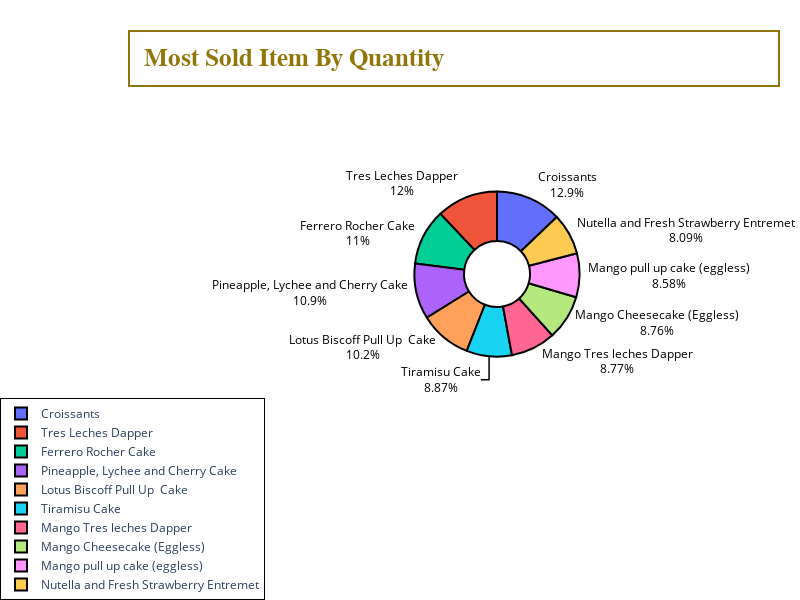

The notebook cell saved with this chart:
### Markdown cell above
### What share of total quantity is contributed by top 10 items?

### Code cell
items = ndf.groupby("Product_name")["Quantity"].sum().reset_index().sort_values(by = "Quantity", ascending = False).head(10)
fig = px.pie(items, values = "Quantity", names = "Product_name", color = 'Quantity', hole = 0.4)
fig.update_traces(textinfo = "percent+label", textposition = 'outside', textfont = dict(color = 'black'),domain=dict(x=[0.15, 0.85], y=[0, 1]),
    marker = dict(
    line = dict(color = "black", width = 2)
))
fig.update_layout(
    height = 600,
    width = 800,
    margin = {'t':0,'l':0,'r':0,'b':0},
        legend=dict(
        orientation="v",        
        yanchor="bottom",
        y=-0.5,                  
        xanchor="center",
        x=-1.05,                 
        bgcolor="white",       
        bordercolor="black",
        borderwidth=1
    ),
    annotations = [
        dict(
            text="Most Sold Item By Quantity",
            x=1.7,
            y=1.25,
            xref="paper",
            yref="paper",
            font=dict(size=25, family="Arial", color="#91770A",weight = "bold"),
            showarrow=False,
            bgcolor="white",
            bordercolor="#91770A", 
            borderwidth=2,
            borderpad=14,
            width = 620,
            align = "left",
        )
    ]
)
fig.show()

### Figure 1 — Plotly figure (JSON) as saved in the notebook; plotly's stock layout.template omitted (floating-point values rounded to 4 significant figures)
{"data": [{"customdata": [[1517.0], [1415.0], [1290.0], [1284.0], [1196.0], [1045.0], [1033.0], [1032.0], [1010.0], [953.0]], "domain": {"x": [0.15, 0.85], "y": [0, 1]}, "hole": 0.4, "hovertemplate": "Product_name=%{label}<br>Quantity=%{customdata[0]}<extra></extra>", "labels": ["Croissants", "Tres Leches Dapper", "Ferrero Rocher Cake", "Pineapple, Lychee and Cherry Cake", "Lotus Biscoff Pull Up  Cake", "Tiramisu Cake", "Mango Tres leches Dapper", "Mango Cheesecake (Eggless)", "Mango pull up cake (eggless)", "Nutella and Fresh Strawberry Entremet"], "legendgroup": "", "marker": {"colors": ["#636efa", "#EF553B", "#00cc96", "#ab63fa", "#FFA15A", "#19d3f3", "#FF6692", "#B6E880", "#FF97FF", "#FECB52"], "line": {"color": "black", "width": 2}}, "name": "", "showlegend": true, "textfont": {"color": "black"}, "textinfo": "percent+label", "textposition": "outside", "type": "pie", "values": [1517.0, 1415.0, 1290.0, 1284.0, 1196.0, 1045.0, 1033.0, 1032.0, 1010.0, 953.0]}], "layout": {"annotations": [{"align": "left", "bgcolor": "white", "bordercolor": "#91770A", "borderpad": 14, "borderwidth": 2, "font": {"color": "#91770A", "family": "Arial", "size": 25, "weight": "bold"}, "showarrow": false, "text": "Most Sold Item By Quantity", "width": 620, "x": 1.7, "xref": "paper", "y": 1.25, "yref": "paper"}], "height": 600, "legend": {"bgcolor": "white", "bordercolor": "black", "borderwidth": 1, "orientation": "v", "tracegroupgap": 0, "x": -1.05, "xanchor": "center", "y": -0.5, "yanchor": "bottom"}, "margin": {"b": 0, "l": 0, "r": 0, "t": 0}, "width": 800}}
